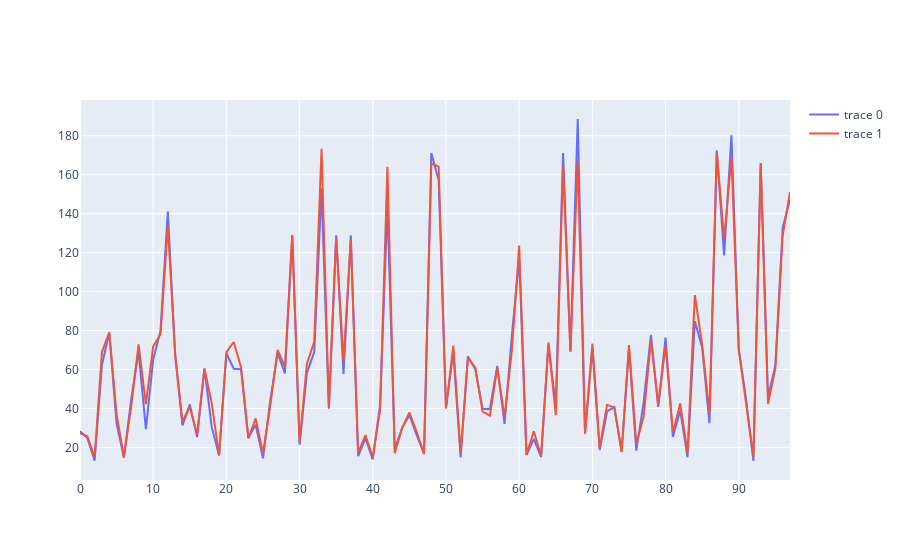

Notebook code for this chart:
### Code cell
fig = go.Figure(data=[go.Scatter(y=y_test.values),
                      go.Scatter(y=preds_test)])

fig.show()
